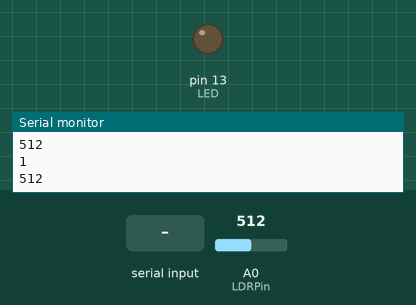
The sketch below on a simulated Arduino Uno, built with avr-gcc and run on an emulated ATmega328P. Parts: output pins drawn as LEDs (lit = HIGH), the last lines printed to the serial monitor. The test bench sets the inputs (shaded band); at power-on: A0 (LDRPin) = 512.

Above: at 1.8 s.
1.9 s: "0" received over Serial
At 3.0 s:
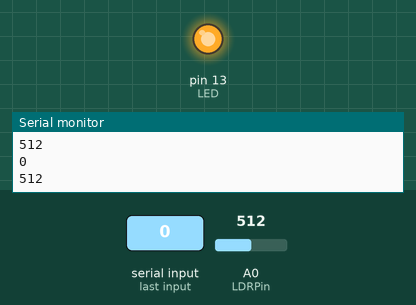
3.5 s: "1" received over Serial
At 4.6 s:
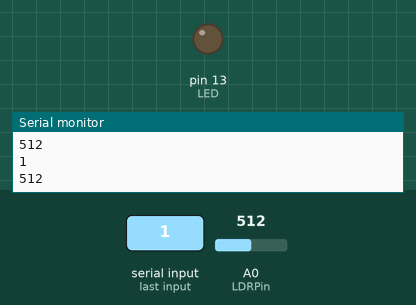
Timing chart, 0 to 6.5 s (numbered marks = the images above; inputs shaded):
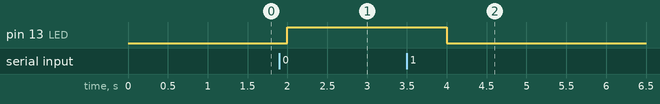

Measured:
- after the input at 1.9 s, pin 13 (LED): LOW → HIGH after 0.10 s
- after the input at 3.5 s, pin 13 (LED): HIGH → LOW after 0.50 s

The sketch:

lectura.ino
```cpp
//  AUTHOR: Miguel Andres Herrero, Carlos Congosto Sandoval

int LDRPin = A0;     //Pin de entrada de señal de la LDR
int LED = 13;        //Pin de señal de salida del LED
int consigna = 600;  //Valor de consigna, a partir del cual se apaga el LED
char new_c;
char c = '1';		//Valor que nos indica si el LED se enciende o se apaga
void setup()        //Configuracin IO de pines
{
  Serial.begin(9600);
  pinMode(LDRPin, INPUT);
  pinMode(LED, OUTPUT);
}

void loop()
{

   int valor = analogRead(LDRPin); //almacena el valor que lee la LDR
   Serial.println(valor);
   delay(1000); //Esperamos 1 segundo
   new_c = Serial.read();//Leemos del puerto serie lo que recibimos de la raspy
   if(new_c == '1' || new_c == '0') //Comprobamos si el valor es 0 o 1
      c = new_c; //actualizamos el valor de c
   Serial.println(c);
   if (new_c=='1')
   {
      digitalWrite(LED, LOW);//Apagamos el LED
   }
   else if (new_c=='0')
      digitalWrite(LED, HIGH);//Encendemos el LED
}
```
